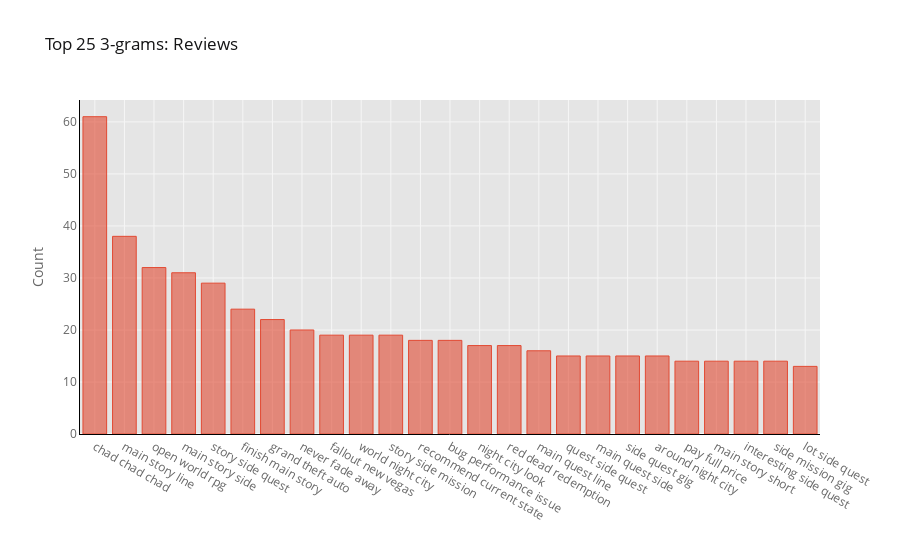

This figure's notebook cell:
### Code cell
plot_n_bigram(df.text_clean, "Reviews", n=25, ngram=3)

### Figure 1 — Plotly figure (JSON) as saved in the notebook; plotly's stock layout.template omitted (floating-point values rounded to 4 significant figures)
{"data": [{"marker": {"color": "rgba(226, 74, 51, 0.6)", "line": {"color": "rgba(226, 74, 51, 1.0)", "width": 1}}, "name": "count", "orientation": "v", "text": "", "type": "bar", "x": ["chad chad chad", "main story line", "open world rpg", "main story side", "story side quest", "finish main story", "grand theft auto", "never fade away", "fallout new vegas", "world night city", "story side mission", "recommend current state", "bug performance issue", "night city look", "red dead redemption", "main quest line", "quest side quest", "main quest side", "side quest gig", "around night city", "pay full price", "main story short", "interesting side quest", "side mission gig", "lot side quest"], "y": [61, 38, 32, 31, 29, 24, 22, 20, 19, 19, 19, 18, 18, 17, 17, 16, 15, 15, 15, 15, 14, 14, 14, 14, 13]}], "layout": {"legend": {"bgcolor": "#FFFFFF", "font": {"color": "#666666"}}, "paper_bgcolor": "#FFFFFF", "plot_bgcolor": "#E5E5E5", "title": {"font": {"color": "#151516"}, "text": "Top 25 3-grams: Reviews"}, "xaxis": {"gridcolor": "#F6F6F6", "linecolor": "black", "showgrid": true, "tickfont": {"color": "#666666"}, "title": {"font": {"color": "#666666"}, "text": ""}, "zerolinecolor": "#F6F6F6"}, "yaxis": {"gridcolor": "#F6F6F6", "linecolor": "black", "showgrid": true, "tickfont": {"color": "#666666"}, "title": {"font": {"color": "#666666"}, "text": "Count"}, "zerolinecolor": "#F6F6F6"}}}
